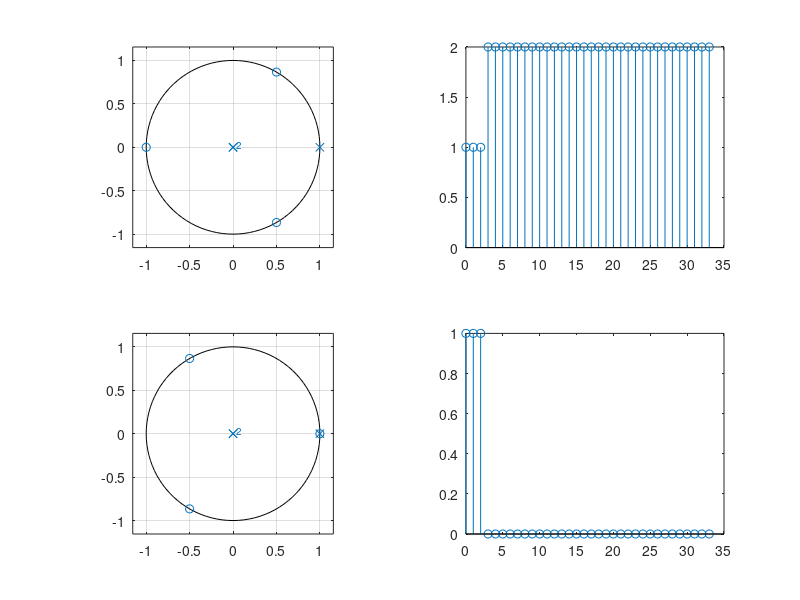

The MATLAB source for this figure:
close all
clear

%a
H1b = [1 0 0 1];
H1a = [1 -1];

subplot(2,2,1);
zplane(H1b,H1a);

subplot(2,2,2);
[h1,t]=impz(H1b,H1a);
stem(t,h1);

%b
H2b = [1 0 0 -1];
H2a = [1 -1];

subplot(2,2,3);
zplane(H2b,H2a);

subplot(2,2,4);
[h2,t]=impz(H2b,H2a);
stem(t,h2);
